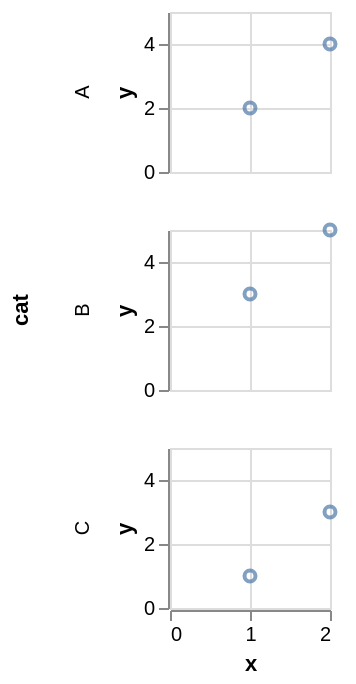

This figure's Vega-Lite source:
### Vega-Lite specification from a JSON file in a GitHub repository (floating-point values rounded to 4 significant figures)
{"$schema": "https://vega.github.io/schema/vega-lite/v6.json", "width": 80, "height": 80, "padding": 5, "autosize": "pad", "data": {"name": "table", "values": [{"x": 1, "y": 2, "cat": "A"}, {"x": 2, "y": 4, "cat": "A"}, {"x": 1, "y": 3, "cat": "B"}, {"x": 2, "y": 5, "cat": "B"}, {"x": 1, "y": 1, "cat": "C"}, {"x": 2, "y": 3, "cat": "C"}]}, "mark": "point", "encoding": {"x": {"field": "x", "type": "quantitative"}, "y": {"field": "y", "type": "quantitative"}, "row": {"field": "cat", "type": "nominal"}}}
